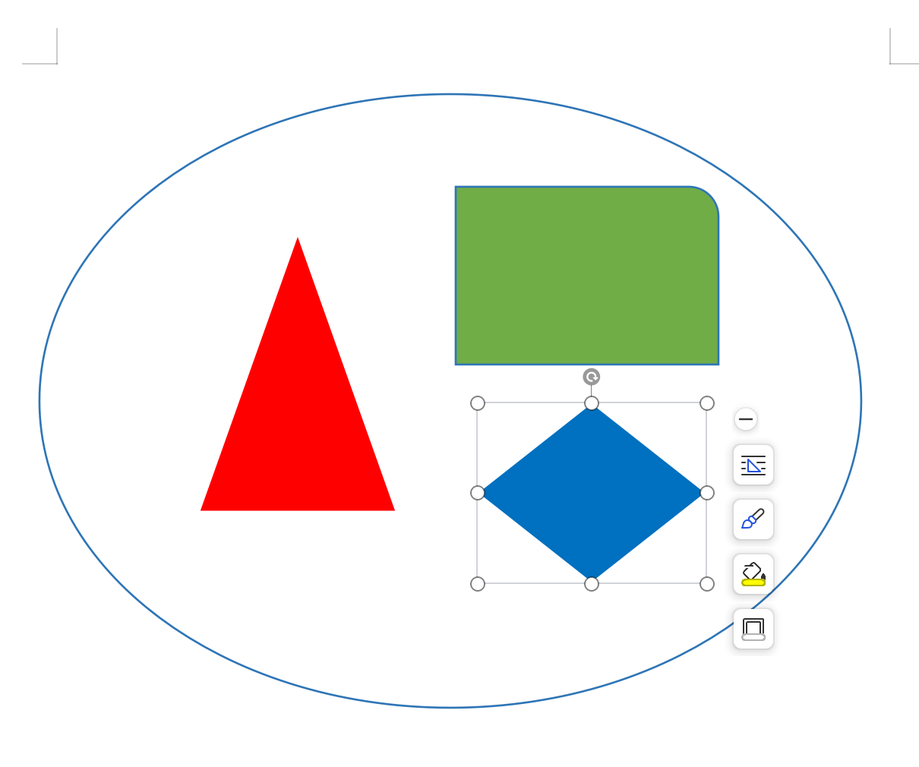
#> input picture image.png, 919 x 767 px, shrunk from 1210 x 1010 before the run, found by its file name
$ python Load_and_Display_Image.py
#> lines starting #> are read from the running program, lines starting #| are printed output that depends on the picture
import matplotlib.pyplot as plt

def main():
    img_path = '/Users/akhi/Desktop/akhi/DIP/image.png'
    img_4D = plt.imread(img_path)
#> img_4D is the input picture: shape (767, 919, 4) float32; mean R, G, B, A 0.926, 0.918, 0.904, 1
    print(img_4D.shape)
#| (767, 919, 4)

    # Convert to 3D by removing alpha channel
    img_3D = img_4D[:, :, :3]
    print(img_3D.shape)
#| (767, 919, 3)

    # Print RGB values of top-left corner
    print(img_3D[:5, :5, 0])
#| [[1. 1. 1. 1. 1.]
#|  [1. 1. 1. 1. 1.]
#|  [1. 1. 1. 1. 1.]
#|  [1. 1. 1. 1. 1.]
#|  [1. 1. 1. 1. 1.]]
    print(img_3D.max(), img_3D.min())
#| 1.0 0.0

    # Show the image
    plt.figure(figsize=(10, 10))

    plt.subplot(2,3,1)
    plt.imshow(img_3D)

    plt.subplot(2,3,2)
    plt.imshow(img_3D[:, :, 0], cmap='Reds')

    plt.subplot(2,3,3)
    plt.imshow(img_3D[:, :, 1], cmap='Greens')

    plt.subplot(2,3,4)
    plt.imshow(img_3D[:, :, 2], cmap='Blues')

    plt.subplot(2,3,5)
    plt.imshow(img_3D[:, :, 0], cmap='gray')

    plt.subplot(2,3,6)
    plt.imshow(img_3D[:, :, 1], cmap='gray')

    plt.show()
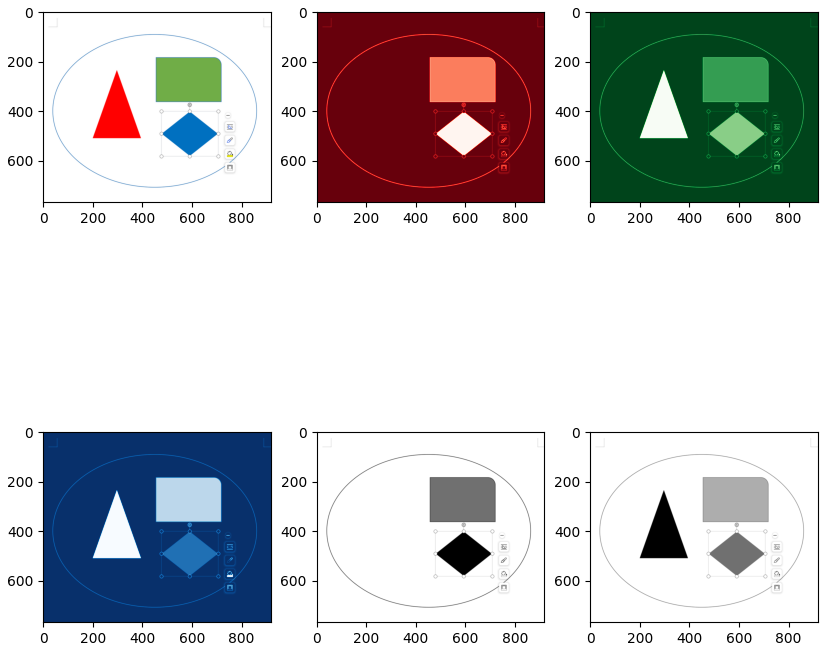
#> figure drawn by matplotlib, 6 panels

if __name__ == '__main__':
    main()
